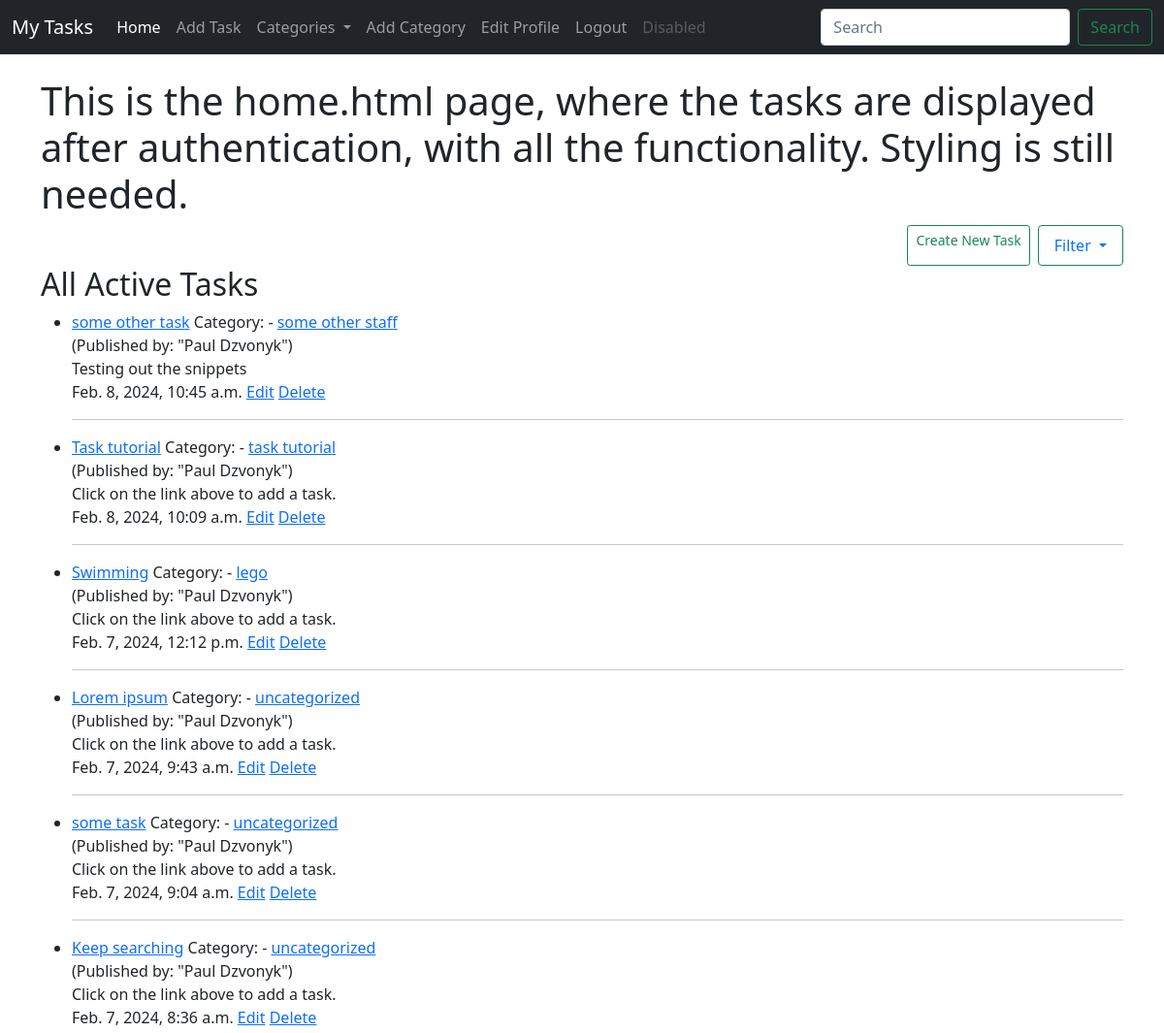
Page / (signed in, upper part) on the earlier database version.
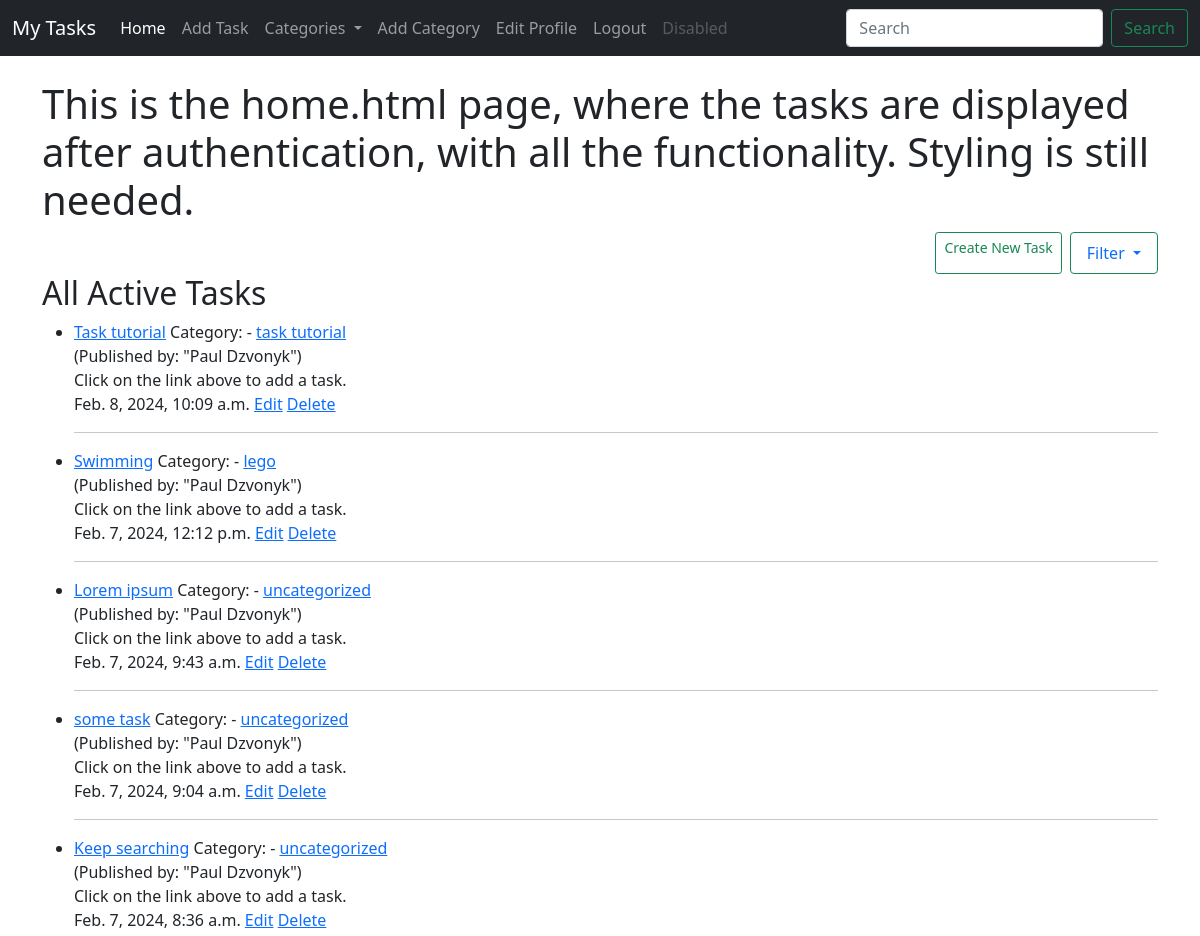
Same page on the later database version.
### task/models.py (models this page shows, shortened)
class Task(models.Model):
    title = models.CharField(max_length=200)
    title_tag = models.CharField(max_length=200)
    author = models.ForeignKey(User, on_delete=models.CASCADE)
    image_header = models.ImageField(null=True, blank=True, upload_to='image_header/')
    task_images = models.ImageField(null=True, blank=True, upload_to='task_images/')
    short_description = RichTextField(blank=True, null=True)
    date_created = models.DateTimeField(auto_now_add=True)
    priority = models.IntegerField(default=0)
    category = models.CharField(max_length=200, default='uncategorized')
    snippet = models.CharField(max_length=200)
    completed = models.BooleanField(default=False)
    likes = models.ManyToManyField(User, related_name='task_likes')

### task/views.py (the view)
# urls.py: path('', HomeView.as_view(), name='home'),
class HomeView(CategoryMixin, ListView):
    model = Task
    template_name = 'task/home.html'
    ordering = ['-date_created']

### task/models.py (called while the page is built)
    def __str__(self):
        return self.category_name

### task/views.py (called while the page is built)
    def get_context_data(self, *args, **kwargs):
        cat_list = Category.objects.all()
        context = super().get_context_data(*args, **kwargs)
        context['cat_list'] = cat_list
        return context

### task/templates/task/home.html (shortened to what this page needs)
{% extends 'task/base.html' %}
{% block content %}
{% if user.is_authenticated %}
<h1>This is the home.html page, where the tasks are displayed after authentication, with all the functionality.
    Styling is still needed.</h1>
<div class="d-grid gap-2 d-md-flex justify-content-md-end">
    <a href="{% url 'add_task' %}" class="btn btn-outline-success btn-sm">Create New Task</a>
    <a class="nav-link dropdown-toggle btn btn-outline-success" href="#" id="navbarDropdown" role="button" data-bs-toggle="dropdown" aria-expanded="false">
        Filter
    </a>
</div>
<h2>All Active Tasks</h2>
<ul>
    {% for task in object_list %}
    {% if user.id == task.author.id %}
    <li>
        <a href="{% url 'task-detail' task.pk %}">{{ task.title }}</a>
        Category: - <a href="{% url 'category' task.category|slugify %}">{{ task.category }}</a> <br>
        (Published by: "{{ task.author.first_name }} {{ task.author.last_name }}")
        <br>
        {{ task.snippet }}
        <br>
        {{ task.date_created }}
        {% if user.is_authenticated %}
        <a href="{% url 'edit_task' task.pk %}">Edit</a>
        <a href="{% url 'delete_task' task.pk %}">Delete</a>
        {% endif %}
        <hr>
    </li>
    {% endif %}
    {% endfor %}
</ul>
{% endif %}
{% endblock %}

### task/templates/task/base.html (shortened to what this page needs)
<!doctype html>
<html lang="en">
<head>
    <link href="https://cdn.jsdelivr.net/npm/bootstrap@5.0.2/dist/css/bootstrap.min.css"
          rel="stylesheet"
>
</head>
<body>
<nav class="navbar navbar-expand-lg navbar-dark bg-dark">
    <div class="container-fluid">
        <a class="navbar-brand" href="{% url 'home' %}">My Tasks</a>
        <div class="collapse navbar-collapse" id="navbarSupportedContent">
            <ul class="navbar-nav me-auto mb-2 mb-lg-0">
                {% if user.is_authenticated %}
                <li class="nav-item">
                    <a class="nav-link active" aria-current="page" href="{% url 'home' %}">Home</a>
                </li>
                <li class="nav-item">
                    <a class="nav-link" href="{% url 'add_task' %}">Add Task</a>
                </li>
                {% if cat_list %}
                <li class="nav-item dropdown">
                    <a class="nav-link dropdown-toggle" href="#" id="navbarDropdown" role="button" data-bs-toggle="dropdown" aria-expanded="false">
                        Categories
                    </a>
                </li>
                {% endif %}
                <li class="nav-item">
                    <a class="nav-link" href="{% url 'add_category' %}">Add Category</a>
                </li>
                <li class="nav-item">
                    <a class="nav-link" href="{% url 'edit_profile' %}">Edit Profile</a>
                </li>
                <li class="nav-item">
                    <a class="nav-link" href="#" onclick="logout()">Logout</a>
                </li>
                <li class="nav-item">
                    <a class="nav-link disabled" href="#" tabindex="-1" aria-disabled="true">Disabled</a>
                </li>
                {% endif %}
            </ul>
            <form class="d-flex">
                <input class="form-control me-2" type="search" placeholder="Search" aria-label="Search">
                <button class="btn btn-outline-success" type="submit">Search</button>
            </form>
        </div>
    </div>
</nav>
<div class="container">
    <br>
    {% block content %}
    {% endblock %}
</div>
  </body>
</html>

Differences in the rows shown:
removed Task: title "some other task", category "some other staff", author.first_name "Paul", author.last_name "Dzvonyk", snippet "Testing out the snippets", date_created "Feb. 8, 2024, 10:45 a.m."
